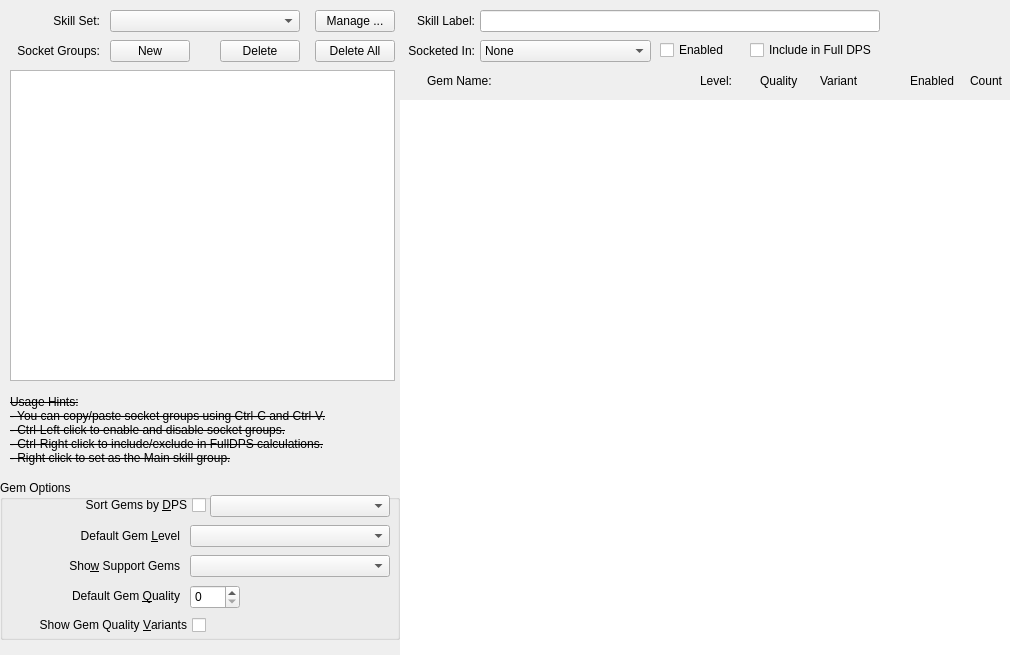
           <widget class="QWidget" name="tab_Skills">
            <attribute name="title">
             <string>S&amp;kills</string>
            </attribute>
            <attribute name="whatsThis">
             <string notr="true">SKILLS</string>
            </attribute>
            <layout class="QHBoxLayout" name="hLayout_Skills">
             <property name="spacing">
              <number>0</number>
             </property>
             <property name="leftMargin">
              <number>0</number>
             </property>
             <property name="topMargin">
              <number>0</number>
             </property>
             <property name="rightMargin">
              <number>0</number>
             </property>
             <property name="bottomMargin">
              <number>0</number>
             </property>
             <item>
              <widget class="QFrame" name="frame_SkillsLeft">
               <property name="sizePolicy">
                <sizepolicy hsizetype="Fixed" vsizetype="Preferred">
                 <horstretch>0</horstretch>
                 <verstretch>0</verstretch>
                </sizepolicy>
               </property>
               <property name="minimumSize">
                <size>
                 <width>400</width>
                 <height>655</height>
                </size>
               </property>
               <property name="frameShadow">
                <enum>QFrame::Raised</enum>
               </property>
               <widget class="QLabel" name="label_Usage_Hints">
                <property name="geometry">
                 <rect>
                  <x>10</x>
                  <y>385</y>
                  <width>375</width>
                  <height>91</height>
                 </rect>
                </property>
                <property name="font">
                 <font>
                  <strikeout>true</strikeout>
                 </font>
                </property>
                <property name="text">
                 <string>&lt;html&gt;&lt;head/&gt;&lt;body&gt;&lt;span style=&quot; font-size:9pt;&quot;&gt;Usage Hints:&lt;br&gt;- You can copy/paste socket groups using Ctrl-C and Ctrl-V.&lt;br&gt;- Ctrl-Left click to enable and disable socket groups.&lt;br&gt;- Ctrl-Right click to include/exclude in FullDPS calculations.&lt;br&gt;- Right click to set as the Main skill group.&lt;/span&gt;&lt;/body&gt;&lt;/html&gt;</string>
                </property>
                <property name="scaledContents">
                 <bool>true</bool>
                </property>
               </widget>
               <widget class="ListBox" name="list_SocketGroups">
                <property name="geometry">
                 <rect>
                  <x>10</x>
                  <y>70</y>
                  <width>385</width>
                  <height>311</height>
                 </rect>
                </property>
                <property name="focusPolicy">
                 <enum>Qt::StrongFocus</enum>
                </property>
                <property name="styleSheet">
                 <string notr="true"/>
                </property>
                <property name="editTriggers">
                 <set>QAbstractItemView::NoEditTriggers</set>
                </property>
                <property name="dragEnabled">
                 <bool>true</bool>
                </property>
                <property name="dragDropMode">
                 <enum>QAbstractItemView::InternalMove</enum>
                </property>
                <property name="defaultDropAction">
                 <enum>Qt::MoveAction</enum>
                </property>
                <property name="alternatingRowColors">
                 <bool>false</bool>
                </property>
                <property name="selectionMode">
                 <enum>QAbstractItemView::SingleSelection</enum>
                </property>
                <property name="horizontalScrollMode">
                 <enum>QAbstractItemView::ScrollPerPixel</enum>
                </property>
                <property name="currentRow">
                 <number>-1</number>
                </property>
               </widget>
               <widget class="QGroupBox" name="group_SkillTabLeft">
                <property name="geometry">
                 <rect>
                  <x>0</x>
                  <y>480</y>
                  <width>400</width>
                  <height>160</height>
                 </rect>
                </property>
                <property name="minimumSize">
                 <size>
                  <width>375</width>
                  <height>160</height>
                 </size>
                </property>
                <property name="title">
                 <string>Gem Options</string>
                </property>
                <widget class="QLabel" name="label_DefaultGemQuality">
                 <property name="geometry">
                  <rect>
                   <x>10</x>
                   <y>105</y>
                   <width>170</width>
                   <height>22</height>
                  </rect>
                 </property>
                 <property name="text">
                  <string>Default Gem &amp;Quality</string>
                 </property>
                 <property name="alignment">
                  <set>Qt::AlignRight|Qt::AlignTrailing|Qt::AlignVCenter</set>
                 </property>
                 <property name="buddy">
                  <cstring>spin_DefaultGemQuality</cstring>
                 </property>
                </widget>
                <widget class="QComboBox" name="combo_SortByDPS">
                 <property name="geometry">
                  <rect>
                   <x>210</x>
                   <y>15</y>
                   <width>180</width>
                   <height>22</height>
                  </rect>
                 </property>
                </widget>
                <widget class="QSpinBox" name="spin_DefaultGemQuality">
                 <property name="geometry">
                  <rect>
                   <x>190</x>
                   <y>105</y>
                   <width>50</width>
                   <height>24</height>
                  </rect>
                 </property>
                 <property name="maximum">
                  <number>40</number>
                 </property>
                </widget>
                <widget class="QCheckBox" name="check_SortByDPS">
                 <property name="geometry">
                  <rect>
                   <x>10</x>
                   <y>15</y>
                   <width>196</width>
                   <height>20</height>
                  </rect>
                 </property>
                 <property name="layoutDirection">
                  <enum>Qt::RightToLeft</enum>
                 </property>
                 <property name="text">
                  <string>Sort Gems by &amp;DPS</string>
                 </property>
                </widget>
                <widget class="QCheckBox" name="check_ShowGemQualityVariants">
                 <property name="geometry">
                  <rect>
                   <x>10</x>
                   <y>135</y>
                   <width>196</width>
                   <height>20</height>
                  </rect>
                 </property>
                 <property name="layoutDirection">
                  <enum>Qt::RightToLeft</enum>
                 </property>
                 <property name="text">
                  <string>Show Gem Quality &amp;Variants</string>
                 </property>
                </widget>
                <widget class="QLabel" name="label_ShowSupportGems">
                 <property name="geometry">
                  <rect>
                   <x>10</x>
                   <y>75</y>
                   <width>170</width>
                   <height>22</height>
                  </rect>
                 </property>
                 <property name="text">
                  <string>Sho&amp;w Support Gems</string>
                 </property>
                 <property name="alignment">
                  <set>Qt::AlignRight|Qt::AlignTrailing|Qt::AlignVCenter</set>
                 </property>
                 <property name="buddy">
                  <cstring>combo_ShowSupportGems</cstring>
                 </property>
                </widget>
                <widget class="QComboBox" name="combo_ShowSupportGems">
                 <property name="geometry">
                  <rect>
                   <x>190</x>
                   <y>75</y>
                   <width>200</width>
                   <height>22</height>
                  </rect>
                 </property>
                </widget>
                <widget class="QComboBox" name="combo_DefaultGemLevel">
                 <property name="geometry">
                  <rect>
                   <x>190</x>
                   <y>45</y>
                   <width>200</width>
                   <height>22</height>
                  </rect>
                 </property>
                </widget>
                <widget class="QLabel" name="label_DefaultGemLevel">
                 <property name="geometry">
                  <rect>
                   <x>10</x>
                   <y>45</y>
                   <width>170</width>
                   <height>22</height>
                  </rect>
                 </property>
                 <property name="text">
                  <string>Default Gem &amp;Level</string>
                 </property>
                 <property name="alignment">
                  <set>Qt::AlignRight|Qt::AlignTrailing|Qt::AlignVCenter</set>
                 </property>
                 <property name="buddy">
                  <cstring>combo_ShowSupportGems</cstring>
                 </property>
                </widget>
               </widget>
               <widget class="QComboBox" name="combo_SkillSet">
                <property name="geometry">
                 <rect>
                  <x>110</x>
                  <y>10</y>
                  <width>190</width>
                  <height>22</height>
                 </rect>
                </property>
                <property name="placeholderText">
                 <string>&lt;empty&gt;</string>
                </property>
                <property name="duplicatesEnabled">
                 <bool>true</bool>
                </property>
               </widget>
               <widget class="QPushButton" name="btn_NewSocketGroup">
                <property name="geometry">
                 <rect>
                  <x>110</x>
                  <y>40</y>
                  <width>80</width>
                  <height>22</height>
                 </rect>
                </property>
                <property name="text">
                 <string>New</string>
                </property>
               </widget>
               <widget class="QLabel" name="label_SocketGroups">
                <property name="geometry">
                 <rect>
                  <x>10</x>
                  <y>40</y>
                  <width>90</width>
                  <height>22</height>
                 </rect>
                </property>
                <property name="text">
                 <string>Socket Groups:</string>
                </property>
                <property name="alignment">
                 <set>Qt::AlignRight|Qt::AlignTrailing|Qt::AlignVCenter</set>
                </property>
               </widget>
               <widget class="QPushButton" name="btn_DeleteAllSocketGroups">
                <property name="geometry">
                 <rect>
                  <x>315</x>
                  <y>40</y>
                  <width>80</width>
                  <height>22</height>
                 </rect>
                </property>
                <property name="text">
                 <string>Delete All</string>
                </property>
               </widget>
               <widget class="QLabel" name="label_SkillSet">
                <property name="geometry">
                 <rect>
                  <x>10</x>
                  <y>10</y>
                  <width>90</width>
                  <height>22</height>
                 </rect>
                </property>
                <property name="text">
                 <string>Skill Set:</string>
                </property>
                <property name="alignment">
                 <set>Qt::AlignRight|Qt::AlignTrailing|Qt::AlignVCenter</set>
                </property>
               </widget>
               <widget class="QPushButton" name="btn_SkillsManage">
                <property name="enabled">
                 <bool>true</bool>
                </property>
                <property name="geometry">
                 <rect>
                  <x>315</x>
                  <y>10</y>
                  <width>80</width>
                  <height>22</height>
                 </rect>
                </property>
                <property name="text">
                 <string>Manage ...</string>
                </property>
               </widget>
               <widget class="QPushButton" name="btn_DeleteSocketGroup">
                <property name="geometry">
                 <rect>
                  <x>220</x>
                  <y>40</y>
                  <width>80</width>
                  <height>22</height>
                 </rect>
                </property>
                <property name="text">
                 <string>Delete</string>
                </property>
               </widget>
              </widget>
             </item>
             <item>
              <widget class="QFrame" name="frame_SkillsRight">
               <property name="frameShadow">
                <enum>QFrame::Raised</enum>
               </property>
               <property name="midLineWidth">
                <number>1</number>
               </property>
               <layout class="QVBoxLayout" name="vlayout_SkillsRight">
                <property name="spacing">
                 <number>0</number>
                </property>
                <property name="leftMargin">
                 <number>0</number>
                </property>
                <property name="topMargin">
                 <number>0</number>
                </property>
                <property name="rightMargin">
                 <number>0</number>
                </property>
                <property name="bottomMargin">
                 <number>0</number>
                </property>
                <item>
                 <widget class="QFrame" name="frame_SkillsRightTop">
                  <property name="sizePolicy">
                   <sizepolicy hsizetype="Preferred" vsizetype="Fixed">
                    <horstretch>0</horstretch>
                    <verstretch>0</verstretch>
                   </sizepolicy>
                  </property>
                  <property name="minimumSize">
                   <size>
                    <width>610</width>
                    <height>100</height>
                   </size>
                  </property>
                  <property name="frameShape">
                   <enum>QFrame::NoFrame</enum>
                  </property>
                  <property name="frameShadow">
                   <enum>QFrame::Raised</enum>
                  </property>
                  <widget class="QLabel" name="label_GemName">
                   <property name="geometry">
                    <rect>
                     <x>27</x>
                     <y>70</y>
                     <width>70</width>
                     <height>22</height>
                    </rect>
                   </property>
                   <property name="text">
                    <string>Gem Name:</string>
                   </property>
                  </widget>
                  <widget class="QComboBox" name="combo_SocketedIn">
                   <property name="geometry">
                    <rect>
                     <x>80</x>
                     <y>40</y>
                     <width>171</width>
                     <height>22</height>
                    </rect>
                   </property>
                   <property name="placeholderText">
                    <string>&lt;empty&gt;</string>
                   </property>
                   <property name="duplicatesEnabled">
                    <bool>false</bool>
                   </property>
                   <item>
                    <property name="text">
                     <string extracomment="None">None</string>
                    </property>
                   </item>
                   <item>
                    <property name="text">
                     <string extracomment="Weapon 1">Weapon 1</string>
                    </property>
                   </item>
                   <item>
                    <property name="text">
                     <string extracomment="Weapon 2">Weapon 2</string>
                    </property>
                   </item>
                   <item>
                    <property name="text">
                     <string extracomment="Weapon 1 Swap">Weapon 1 Swap</string>
                    </property>
                   </item>
                   <item>
                    <property name="text">
                     <string extracomment="Weapon 2 Swap">Weapon 2 Swap</string>
                    </property>
                   </item>
                   <item>
                    <property name="text">
                     <string extracomment="Helmet">Helmet</string>
                    </property>
                   </item>
                   <item>
                    <property name="text">
                     <string extracomment="Body Armour">Body Armour</string>
                    </property>
                   </item>
                   <item>
                    <property name="text">
                     <string extracomment="Gloves">Gloves</string>
                    </property>
                   </item>
                   <item>
                    <property name="text">
                     <string extracomment="Boots">Boots</string>
                    </property>
                   </item>
                   <item>
                    <property name="text">
                     <string extracomment="Amulet">Amulet</string>
                    </property>
                   </item>
                   <item>
                    <property name="text">
                     <string extracomment="Ring 1">Ring 1</string>
                    </property>
                   </item>
                   <item>
                    <property name="text">
                     <string extracomment="Ring 2">Ring 2</string>
                    </property>
                   </item>
                   <item>
                    <property name="text">
                     <string extracomment="Belt">Belt</string>
                    </property>
                   </item>
                  </widget>
                  <widget class="QLabel" name="label_Variant">
                   <property name="geometry">
                    <rect>
                     <x>420</x>
                     <y>70</y>
                     <width>40</width>
                     <height>22</height>
                    </rect>
                   </property>
                   <property name="text">
                    <string>Variant</string>
                   </property>
                  </widget>
                  <widget class="QLabel" name="label_SkillLabel">
                   <property name="geometry">
                    <rect>
                     <x>10</x>
                     <y>10</y>
                     <width>65</width>
                     <height>22</height>
                    </rect>
                   </property>
                   <property name="text">
                    <string>Skill Label:</string>
                   </property>
                   <property name="alignment">
                    <set>Qt::AlignRight|Qt::AlignTrailing|Qt::AlignVCenter</set>
                   </property>
                  </widget>
                  <widget class="QLabel" name="label_Enabled">
                   <property name="geometry">
                    <rect>
                     <x>510</x>
                     <y>70</y>
                     <width>50</width>
                     <height>22</height>
                    </rect>
                   </property>
                   <property name="text">
                    <string>Enabled</string>
                   </property>
                  </widget>
                  <widget class="QLabel" name="label_Quality">
                   <property name="geometry">
                    <rect>
                     <x>360</x>
                     <y>70</y>
                     <width>45</width>
                     <height>22</height>
                    </rect>
                   </property>
                   <property name="text">
                    <string>Quality</string>
                   </property>
                  </widget>
                  <widget class="QLineEdit" name="lineedit_SkillLabel">
                   <property name="geometry">
                    <rect>
                     <x>80</x>
                     <y>10</y>
                     <width>400</width>
                     <height>22</height>
                    </rect>
                   </property>
                  </widget>
                  <widget class="QLabel" name="label_Count">
                   <property name="geometry">
                    <rect>
                     <x>570</x>
                     <y>70</y>
                     <width>40</width>
                     <height>22</height>
                    </rect>
                   </property>
                   <property name="text">
                    <string>Count</string>
                   </property>
                  </widget>
                  <widget class="QLabel" name="label_SocketedIn">
                   <property name="geometry">
                    <rect>
                     <x>0</x>
                     <y>40</y>
                     <width>75</width>
                     <height>22</height>
                    </rect>
                   </property>
                   <property name="text">
                    <string>Socketed In:</string>
                   </property>
                   <property name="alignment">
                    <set>Qt::AlignRight|Qt::AlignTrailing|Qt::AlignVCenter</set>
                   </property>
                  </widget>
                  <widget class="QLabel" name="label_Level">
                   <property name="geometry">
                    <rect>
                     <x>300</x>
                     <y>70</y>
                     <width>40</width>
                     <height>22</height>
                    </rect>
                   </property>
                   <property name="text">
                    <string>Level:</string>
                   </property>
                  </widget>
                  <widget class="QCheckBox" name="check_SocketGroupEnabled">
                   <property name="geometry">
                    <rect>
                     <x>260</x>
                     <y>40</y>
                     <width>75</width>
                     <height>20</height>
                    </rect>
                   </property>
                   <property name="text">
                    <string>Enabled</string>
                   </property>
                   <property name="checked">
                    <bool>false</bool>
                   </property>
                  </widget>
                  <widget class="QCheckBox" name="check_SocketGroup_FullDPS">
                   <property name="geometry">
                    <rect>
                     <x>350</x>
                     <y>40</y>
                     <width>130</width>
                     <height>20</height>
                    </rect>
                   </property>
                   <property name="text">
                    <string>Include in Full DPS</string>
                   </property>
                   <property name="checked">
                    <bool>false</bool>
                   </property>
                  </widget>
                 </widget>
                </item>
                <item>
                 <widget class="QListWidget" name="list_Skills">
                  <property name="frameShape">
                   <enum>QFrame::NoFrame</enum>
                  </property>
                  <property name="horizontalScrollBarPolicy">
                   <enum>Qt::ScrollBarAlwaysOff</enum>
                  </property>
                  <property name="dragEnabled">
                   <bool>true</bool>
                  </property>
                  <property name="dragDropMode">
                   <enum>QAbstractItemView::InternalMove</enum>
                  </property>
                  <property name="defaultDropAction">
                   <enum>Qt::MoveAction</enum>
                  </property>
                  <property name="horizontalScrollMode">
                   <enum>QAbstractItemView::ScrollPerPixel</enum>
                  </property>
                  <property name="movement">
                   <enum>QListView::Free</enum>
                  </property>
                  <property name="layoutMode">
                   <enum>QListView::SinglePass</enum>
                  </property>
                  <property name="spacing">
                   <number>0</number>
                  </property>
                  <property name="uniformItemSizes">
                   <bool>true</bool>
                  </property>
                  <property name="batchSize">
                   <number>3</number>
                  </property>
                  <property name="selectionRectVisible">
                   <bool>true</bool>
                  </property>
                 </widget>
                </item>
               </layout>
              </widget>
             </item>
            </layout>
           </widget>
